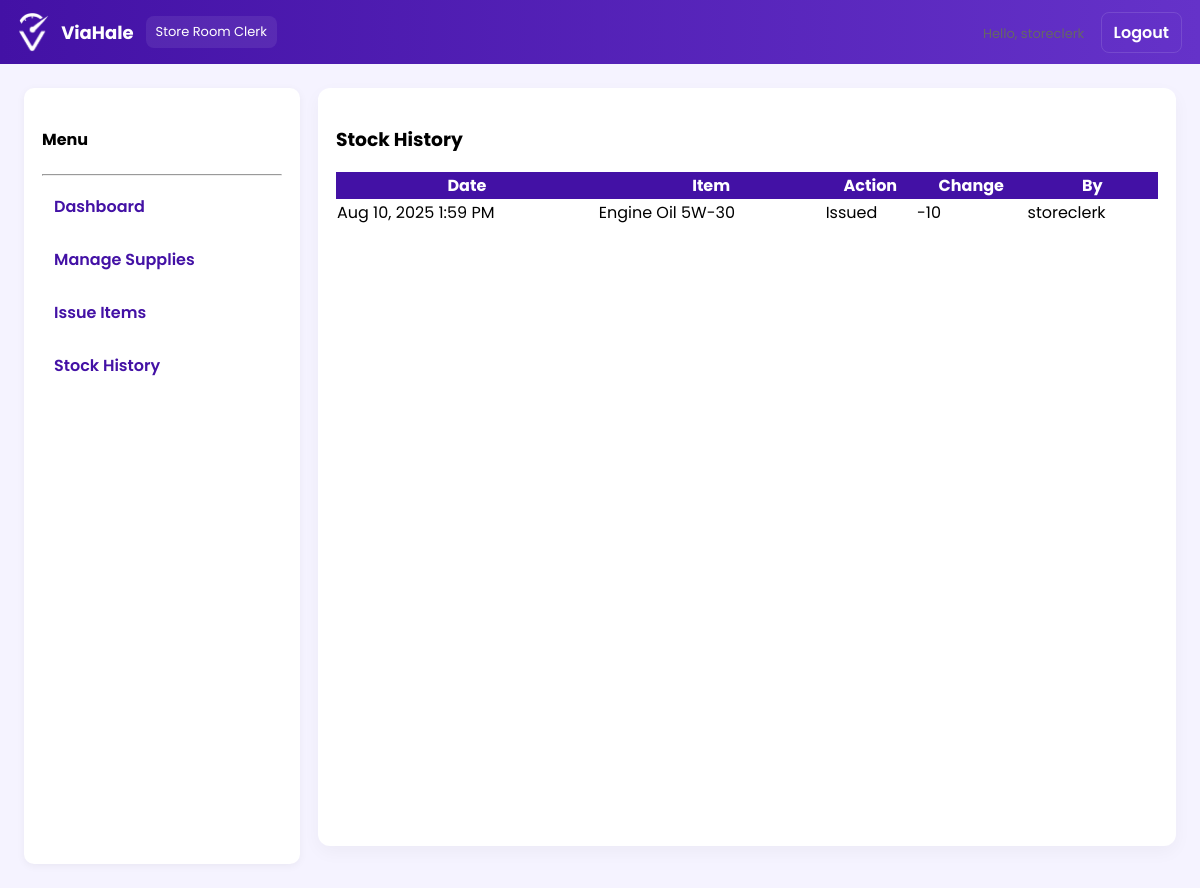
The app's page /store_clerk/history.php (signed in) with its own data.
### tables this page shows
CREATE TABLE `stock_history` (
  `history_id` int(11) NOT NULL,
  `supply_id` int(11) NOT NULL,
  `action_type` enum('Added','Issued','Updated') NOT NULL,
  `quantity_change` int(11) NOT NULL,
  `action_by` varchar(100) DEFAULT NULL,
  `action_at` timestamp NOT NULL DEFAULT current_timestamp()
);

CREATE TABLE `supplies` (
  `supply_id` int(11) NOT NULL,
  `item_name` varchar(255) NOT NULL,
  `description` text DEFAULT NULL,
  `quantity` int(11) NOT NULL DEFAULT 0,
  `unit` varchar(50) DEFAULT NULL,
  `created_by` varchar(100) DEFAULT NULL,
  `created_at` timestamp NOT NULL DEFAULT current_timestamp()
);

### store_clerk/history.php (the view, shortened to what this page needs)
<?php
require __DIR__ . '/../includes/db.php';
include __DIR__ . '/../includes/storeclerk_navbar.php';
$sql = "SELECT h.*, s.item_name FROM stock_history h LEFT JOIN supplies s ON h.supply_id=s.supply_id ORDER BY h.action_at DESC LIMIT 500";
$res = $conn->query($sql);
?>
<!doctype html><html><head><meta charset="utf-8"><title>Stock History</title></head>
<body>
<div style="display:flex;gap:18px;padding:24px">
  <div class="sidebar"><h4>Menu</h4><hr>
    <a href="../store_clerk/dashboard.php"> Dashboard</a>
    <a href="../store_clerk/manage_supplies.php"> Manage Supplies</a>
    <a href="../store_clerk/issue_supplies.php"> Issue Items</a>
    <a href="../store_clerk/history.php"> Stock History</a>
  </div>
  <div style="flex:1" class="container-main card">
    <h3>Stock History</h3>
    <table style="width:100%;border-collapse:collapse">
      <thead style="background:#4311A5;color:#fff"><tr><th>Date</th><th>Item</th><th>Action</th><th>Change</th><th>By</th></tr></thead>
      <tbody>
      <?php while($r = $res->fetch_assoc()): ?>
        <tr>
          <td><?php echo date('M j, Y g:i A', strtotime($r['action_at']));?></td>
          <td><?php echo htmlspecialchars($r['item_name'] ?? '-');?></td>
          <td><?php echo htmlspecialchars($r['action_type']);?></td>
          <td><?php echo (int)$r['quantity_change'];?></td>
          <td><?php echo htmlspecialchars($r['action_by']);?></td>
        </tr>
      <?php endwhile; ?>
      </tbody>
    </table>
  </div>
</div>
</body>
</html>

### includes/storeclerk_navbar.php (style rules this page uses)
:root { --vh-color1:#6532C9;--vh-color2:#4311A5;--vh-accent:#9A66FF;--vh-bg:#f5f3ff }
body { font-family:'Poppins',sans-serif;background:var(--vh-bg);margin:0 }
.sidebar { width:240px;background:#fff;min-height:calc(100vh - 60px);padding:18px;border-radius:10px;box-shadow:0 2px 8px rgba(0,0,0,0.05) }
.sidebar a { display:block;padding:10px 12px;color:#4311A5;text-decoration:none;border-radius:8px;margin-bottom:8px;font-weight:600 }
.container-main { padding:24px }
.card { background:#fff;border-radius:12px;padding:18px;box-shadow:0 6px 18px rgba(0,0,0,0.04);margin-bottom:18px }

### records on screen
stock_history: action_at "Aug 10, 2025 1:59 PM", supply.item_name "Engine Oil 5W-30", action_type "Issued", quantity_change "-10", action_by "storeclerk"

### other values on screen
$username "storeclerk"
